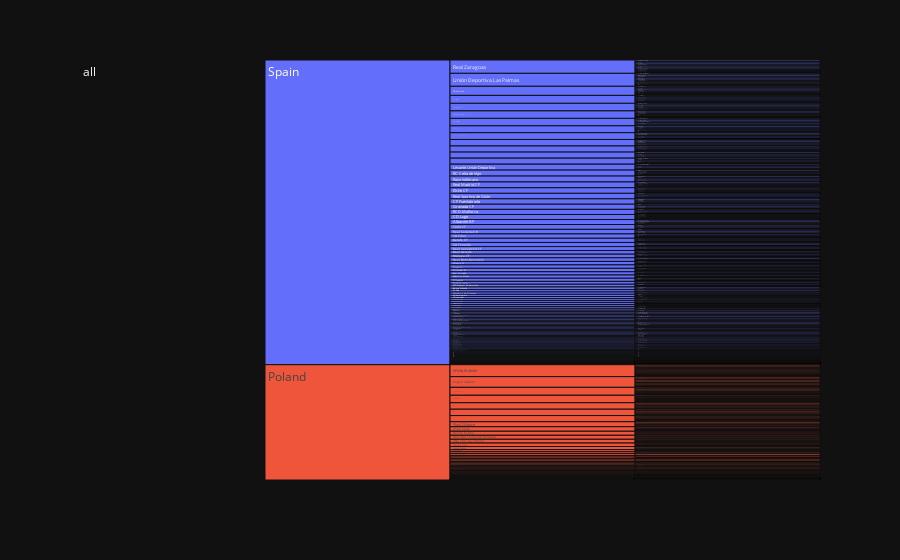

Notebook cell for this chart:
### Code cell
fig = px.icicle(df_fifa_pl_sp_nonull, path=[px.Constant('all'), 'Nationality', 'Club', 'Name'], values='Value')
fig.show()

### Figure 1 — Plotly figure (JSON) as saved in the notebook; plotly's stock layout.template omitted (floating-point values rounded to 4 significant figures; data arrays with more than 128 entries replaced by an {"elided": "..."} marker saying what was removed)
{"data": [{"branchvalues": "total", "domain": {"x": [0, 1], "y": [0, 1]}, "hovertemplate": "labels=%{label}<br>Value=%{value}<br>parent=%{parent}<br>id=%{id}<extra></extra>", "ids": {"elided": "1699 str values"}, "labels": {"elided": "1699 str values"}, "name": "", "parents": {"elided": "1699 str values"}, "type": "icicle", "values": {"elided": "1699 int values"}}], "layout": {"legend": {"tracegroupgap": 0}, "margin": {"t": 60}}}
